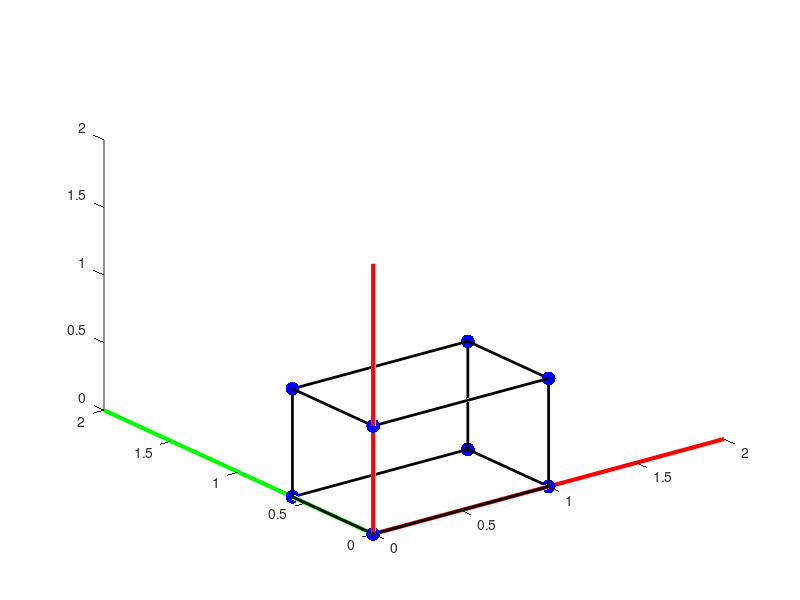

The MATLAB script that drew this image:
clear 
close all
clf

%%Ejes
hold on
line([0 2], [0 0], [0 0], "Color",'red','LineWidth',3);
line([0 0], [0 2], [0 0], "Color",'green','LineWidth',3);
line([0 0], [0 0], [0 2], "Color",'red','LineWidth',3);
view(3)
   
%%Localización de cada punto
Punto1 = [0 0 0]';
Punto2 = [1 0 0]';
Punto3 = [1 0.6 0]';
Punto4 = [0 0.6 0]';

Punto5 = [0 0 0.8]';
Punto6 = [1 0 0.8]';
Punto7 = [1 0.6 0.8]';
Punto8 = [0 0.6 0.8]';

%%Dibujando puntos
 scatter3(Punto1(1), Punto1(2), Punto1(3), 100, 'filled',...
     'MarkerFaceColor', 'blue');

scatter3(Punto2(1), Punto2(2), Punto2(3), 100, 'filled',...
     'MarkerFaceColor', 'blue');
scatter3(Punto3(1), Punto3(2), Punto3(3), 100, 'filled',...
     'MarkerFaceColor', 'blue');
scatter3(Punto4(1), Punto4(2), Punto4(3), 100, 'filled',...
     'MarkerFaceColor', 'blue');
scatter3(Punto5(1), Punto5(2), Punto5(3), 100, 'filled',...
     'MarkerFaceColor', 'blue');
scatter3(Punto6(1), Punto6(2), Punto6(3), 100, 'filled',...
     'MarkerFaceColor', 'blue');
scatter3(Punto7(1), Punto7(2), Punto7(3), 100, 'filled',...
     'MarkerFaceColor', 'blue');
scatter3(Punto8(1), Punto8(2), Punto8(3), 100, 'filled',...
     'MarkerFaceColor', 'blue');

%%Dibujando líneas
%%Cara de abajo
line([Punto1(1) Punto2(1)], [Punto1(2) Punto2(2)], [Punto1(3) Punto2(3)],...
    "Color", "black","LineWidth",2);
line([Punto2(1) Punto3(1)], [Punto2(2) Punto3(2)], [Punto2(3) Punto3(3)],...
    "Color", "black","LineWidth",2);
line([Punto3(1) Punto4(1)], [Punto3(2) Punto4(2)], [Punto3(3) Punto4(3)],...
    "Color", "black","LineWidth",2);
line([Punto4(1) Punto1(1)], [Punto4(2) Punto1(2)], [Punto4(3) Punto1(3)],...
    "Color", "black","LineWidth",2);

%%Cara de arriba
line([Punto5(1) Punto6(1)], [Punto5(2) Punto6(2)], [Punto5(3) Punto6(3)],...
    "Color", "black","LineWidth",2);
line([Punto6(1) Punto7(1)], [Punto6(2) Punto7(2)], [Punto6(3) Punto7(3)],...
    "Color", "black","LineWidth",2);
line([Punto7(1) Punto8(1)], [Punto7(2) Punto8(2)], [Punto7(3) Punto8(3)],...
    "Color", "black","LineWidth",2);
line([Punto8(1) Punto5(1)], [Punto8(2) Punto5(2)], [Punto8(3) Punto5(3)],...
    "Color", "black","LineWidth",2);

%%Verticales
line([Punto1(1) Punto5(1)], [Punto1(2) Punto5(2)], [Punto1(3) Punto5(3)],...
    "Color", "black","LineWidth",2);
line([Punto2(1) Punto6(1)], [Punto2(2) Punto6(2)], [Punto2(3) Punto6(3)],...
    "Color", "black","LineWidth",2);
line([Punto3(1) Punto7(1)], [Punto3(2) Punto7(2)], [Punto3(3) Punto7(3)],...
    "Color", "black","LineWidth",2);
line([Punto4(1) Punto8(1)], [Punto4(2) Punto8(2)], [Punto4(3) Punto8(3)],...
    "Color", "black","LineWidth",2);
